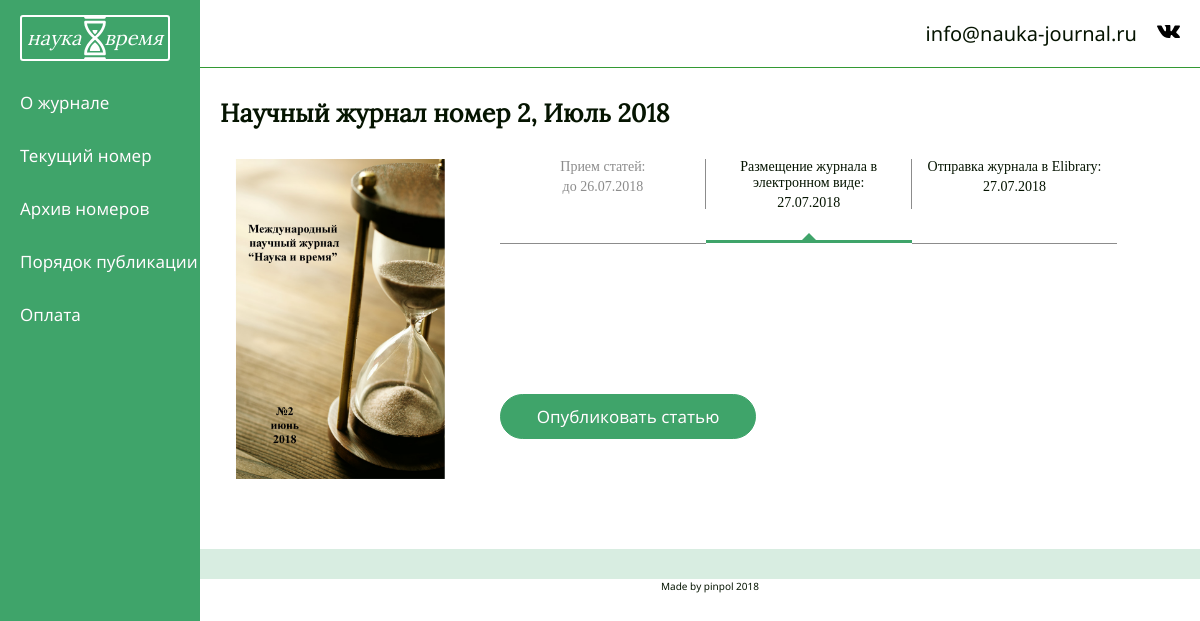
The app's page /archive/2/ with its own data.
### application/models.py (models this page shows, shortened)
class Magazine(models.Model):
    number = models.IntegerField(verbose_name='Порядковый номер журнала', unique=True)
    mouth = models.IntegerField(verbose_name="Месяц", choices=MOUTHS)
    year = models.IntegerField(verbose_name="Год")
    image = models.ImageField(upload_to="magazine", verbose_name='Обложка')
    priem = models.DateField(verbose_name="Прием статей")
    publish = models.DateField(verbose_name="Размещение журнала в электронном виде")
    elibrary = models.DateField(verbose_name="Отправка журнала в Elibrary")
    url = models.CharField(max_length=300, blank=True, null=True, verbose_name='Полный выпуск', help_text="Ссылка на Google Drive")
    def get_nice_mouth(self):
        return DMOUTHS.get(self.mouth, "")
    def active_stage(self):
        stage = 0
        today = datetime.date.today()
        if today > self.elibrary:
            return 0
        if self.publish < today <= self.elibrary:
            return 3
        if self.priem < today <= self.publish:
            return 2
        if self.priem <= today:
            return 1
        return stage
    class Meta:
        ordering = ("year", "mouth")
        verbose_name = "Выпуск журнала"
        verbose_name_plural = "Выпуски журнала"

### application/views.py (the view)
# urls.py: url(r'^archive/(?P<magazine>\d+)/$', views.MagazineView.as_view()),
class MagazineView(View):
    def get(self, request, *args, **kwargs):
        magazine = kwargs['magazine']
        if not magazine:
            raise Http404
        magazine = int(magazine)
        magazine = Magazine.objects.get(number=magazine)
        scis = [ x.science.pk for x in magazine.article_set.all() ]
        scis = Science.objects.filter(pk__in = scis).order_by("ordering")
        for s in scis:
            s.arts = s.article_set.filter(magazine=magazine)
        return render(request, 'magazine.html', locals())

### templates/magazine.html (shortened to what this page needs)
<html lang='ru'>
<head>
  <link rel='stylesheet' href='/static/science.css'>
</head>
<body>
  <header class="inside-header">
    <div class="lower-menu flex">
      <nav>
        <ul class="nav flex">
            <li class="logo"><a href="/" class="flex">
              <p>наука</p>
                <p>время</p>
              </a></li>
          <li><a href="/#about-journal" data-hover="О журнале">О журнале</a></li>
          <li><a href="/archive/{{ last_number_pk|safe }}/" data-hover="Текущий номер">Текущий номер</a></li>
          <li><a href="/archive/" data-hover="Архив номеров">Архив номеров</a></li>
          <li><a href="/demands/" data-hover="Порядок публикации">Порядок публикации</a></li>
          <li><a href="/payment/" data-hover="Оплата">Оплата</a></li>
        </ul>
      </nav>
  </header>
  <main class="current">
  <ul class="flex border-bottom right upper-menu container">
    <li><a href="mailto:info@nauka-journal.ru ">info@nauka-journal.ru </a></li>
    <li class="vk"><a href="https://m.vk.com/club164213221"></a></li>
  </ul>
    <h2 class="right">Научный журнал номер {{ magazine.number }}, {{ magazine.get_nice_mouth }} {{ magazine.year }}</h2>
    <section class="right flex">
      <div class="img" style="background-image: url({{ magazine.image.url }})"></div>
      <div class="flex timing">
        <div class="timing__block {% if magazine.active_stage == 1 %}actual now{% endif %} {% if magazine.active_stage > 0 %}{% else %}actual{% endif %}">
          <p>Прием статей:</p>
          <p>до {{ magazine.priem|date:'d.m.Y'}}</p>
        </div>
        <div class="timing__block {% if magazine.active_stage == 2 %} actual now{% endif %} {% if magazine.active_stage > 1 %}{% else %}actual{% endif %}">
          <p>Размещение журнала в электронном виде:</p>
          <p>{{ magazine.publish|date:'d.m.Y' }}</p>
        </div>
        <div class="timing__block {% if magazine.active_stage == 3 %}actual now{% endif %} {% if magazine.active_stage > 2 %}{% else %}actual{% endif %}">
          <p>Отправка журнала в Elibrary:</p>
          <p>{{ magazine.elibrary|date:'d.m.Y' }}</p>
        </div>
        <a class="green-button" data-hover="Опубликовать статью" href="/demands/">Опубликовать статью</a>
      </div>
    </section>
    <section class="green right"></section>
    <section class="made-by right">
      <a href="https://vk.com/polina9369" target="_blank" rel="noreferrer">Made by pinpol 2018</a>
    </section>
  </main>
</body>
</html>

### static/science.css (style rules this page uses)
a { font-family: Notosans, serif; color: #051401; text-decoration: none; }
h1, h2, h3, h4, h5 { font-family: Lora, serif; color: #051401; }
.flex { display: flex; flex-direction: row; align-items: center; }
.container { width: 60%; margin-right: auto; margin-left: auto; }
body { margin: 0; }
header { position: relative; height: 100vh; overflow-y: hidden; }
.border-bottom { width: 100%; border-bottom: 1px solid #339933; }
ul { padding: 0; margin-top: 0; }
.upper-menu { width: 100%; justify-content: flex-end; margin-bottom: 0; padding: 20px; box-sizing: border-box; }
main ul.upper-menu.border-bottom { margin-right: 0; padding-left: 20px; flex-direction: row; }
.upper-menu li { margin-left: 20px; list-style: none; }
.upper-menu li a { font-size: 20px; text-decoration: none; color: #ffffff; }
.upper-menu.right li a { color: #051401; }
.vk { width: 23px; height: 23px; }
.vk a { display: block; width: 23px; height: 23px; background: url(/static/images/vk.svg) no-repeat center; background-size: contain; }
.lower-menu nav { width: 15%; z-index: 100; }
.lower-menu { align-items: flex-start; }
.nav { min-width: 200px; height: 100%; list-style: none; flex-direction: column; padding-top: 15px; background-color: #3fa46a; box-sizing: border-box; }
.nav li { width: 100%; box-sizing: border-box; padding-left: 20px; text-align: left; margin-bottom: 30px; }
.nav li a { display: block; width: 100%; position: relative; text-decoration: none; font-size: 17px; color: rgba(0, 0, 0, 0.2); }
.nav li a::before, .green-button::before { width: 100%; content: attr(data-hover); position: absolute; color: #ffffff; transition: transform 0.3s, opacity 0.3s; }
h2 { font-size: 25px; margin-top: 30px; margin-bottom: 30px; }
li.logo a { display: flex; width: 150px; height: 46px; justify-content: space-between; color: #ffffff; font-size: 20px; font-style: italic; font-family: Lora, serif; padding: 10px 5px; position: relative; box-sizing: border-box; border: 2px solid #ffffff; border-radius: 3px; flex-wrap: nowrap; }
li.logo a p { display: inline-block; margin: 0; font-size: 20px; }
li.logo a svg { position: absolute; top: -1px; left: 50%; transform: translateX(-50%); }
.green-button { position: relative; display: block; width: 256px; margin-left: auto; margin-right: auto; margin-top: 30px; color: rgba(0,0,0,.2); text-decoration: none; padding: 10px; text-align: center; border-radius: 30px; border: 1px solid #3fa46a; background-color: #3fa46a; transition: all .3s; box-sizing: border-box; font-size: 17px; }
.green-button::before { font-size: 17px; text-align: center; left: 0; }
.green { min-height: 30px; background-color: rgba(63, 164, 106, 0.2); }
.made-by a { display: block; padding-bottom: 10px; width: 100%; font-size: 10px; text-align: center; color: #051401; }
.inside-header nav { position: fixed; top: 0px; left: 0; height: 100vh; }
.inside-header p, .order p, .pay p, .pay th, .pay td { font-size: 17px; line-height: 1.5; margin-top: 30px; margin-bottom: 20px; }
.right { width: 85%; margin-left: 15%; padding-left: 40px; box-sizing: border-box; }
.img { width: 250px; height: 320px; background-position: center; background-repeat: no-repeat; background-size: cover; transition: transform .3s; }
.current>.flex { align-items: flex-start; }
.current .timing { width: 56%; height: 320px; margin-left: 30px; align-items: flex-start; justify-content: flex-start; flex-wrap: wrap; position: relative; }
.timing p { width: 100%; text-align: center; color: #8c8c8c; font-size: 14px; margin: 0; margin-bottom: 4px; }
.timing__block { width: 30%; height: 85px; position: relative; box-sizing: border-box; border-bottom: 1px solid #8c8c8c; }
.timing__block::after { content: ""; position: absolute; width: 1px; height: 50px; right: 0; top: 0px; background-color: #8c8c8c; }
.timing__block:last-of-type::after { display: none; }
.timing .actual p { color: #051401; }
.timing__block.now { height: 84px; border-bottom: 3px solid rgba(63, 164, 106, 1); }
.timing__block.now::before { content: ""; border: 7px solid transparent; border-bottom: 7px solid rgba(63, 164, 106, 1); position: absolute; bottom: 0; left: 50%; transform: translateX(-50%); }
.current .green-button { position: absolute; bottom: 40px; left: 0; }
.inside-header { height: 0; }
@media screen and (max-width: 1200px) { .current .timing { width: 70%; } }

### templates/magazine.html (style rules this page uses)
.img { background-image: url(/static/images/header.jpg); }

### records on screen
Magazine: number "2", get_nice_mouth "Июль", year "2018", image (picture), priem "26.07.2018", publish "27.07.2018", elibrary "27.07.2018"
